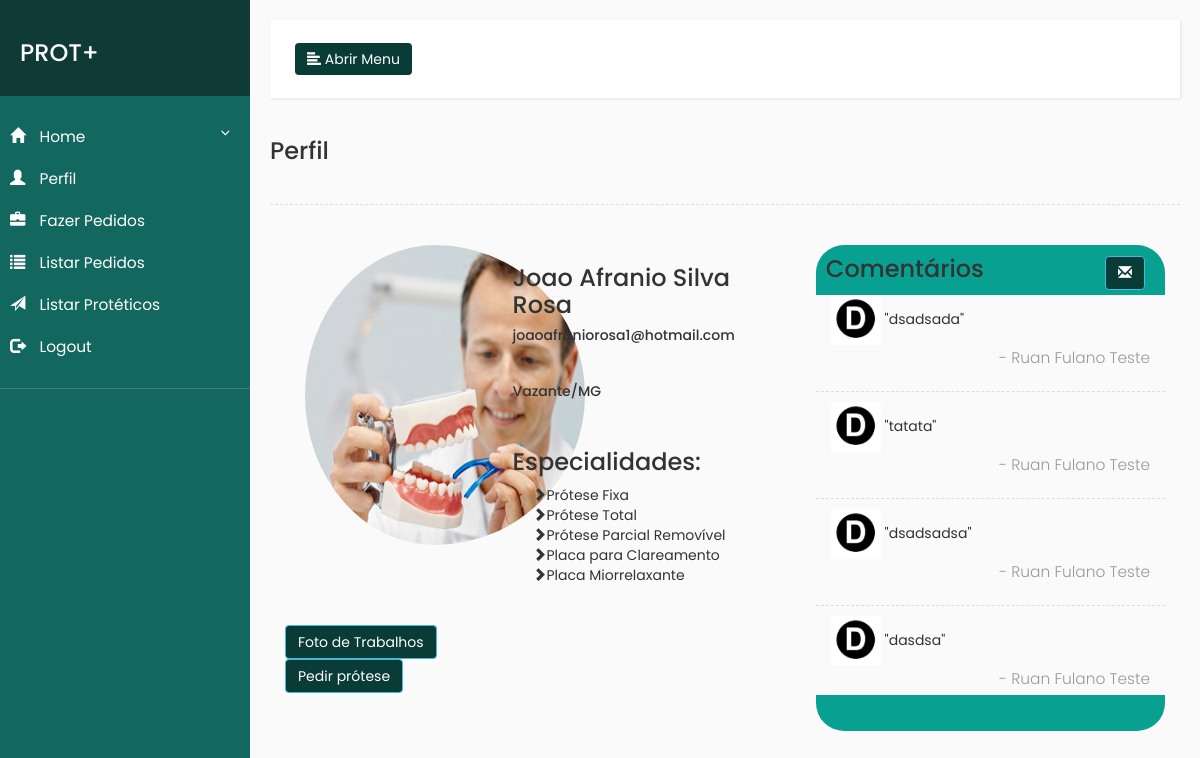
The app's page /perfProteticoVISUALIZAR.php?login=joao (signed in) with its own data.
### tables this page shows
CREATE TABLE `comentario` (
  `dentista` varchar(500) NOT NULL,
  `protetico` varchar(500) NOT NULL,
  `comentario` varchar(500) NOT NULL,
  `nomeDentista` varchar(500) NOT NULL
);

### perfProteticoVISUALIZAR.php (the view, shortened to what this page needs)
<!DOCTYPE html>
<html>
    <head>
        <?php
        include("conecta.php");
        $loginProtetico = $_GET["login"];
        $consulta1 = "SELECT * FROM login WHERE login = '$loginProtetico'";
        $con1 = $conexao ->query($consulta1) or die ($con1->error);
        $dado1 = $con1->fetch_array();
        $consulta = "SELECT comentario, dentista, nomeDentista FROM comentario WHERE protetico = '$loginProtetico'";
        $con = $conexao ->query($consulta) or die ($con->error);
        ?>
        <link rel="stylesheet" href="https://maxcdn.bootstrapcdn.com/bootstrap/3.3.7/css/bootstrap.min.css">
        <link rel="stylesheet" href="css/sidebar.css">
    </head>
    <body>
        <div class="wrapper">
            <nav id="sidebar">
                <div class="sidebar-header">
                    <h3>PROT+</h3>
                </div>
                <ul class="list-unstyled components">
                    <li>
                        <a href="#homeSubmenu" data-toggle="collapse" aria-expanded="false">
                            <i class="glyphicon glyphicon-home"></i>
                            Home
                        </a>
                    </li>
                    <li>
                        <a href="#">
                            <i class="glyphicon glyphicon-user"></i>
                            Perfil
                        </a>
                    </li>
                    <li>
                        <a href="pedidosDentista.php">
                            <i class="glyphicon glyphicon-briefcase"></i>
                            Fazer Pedidos
                        </a>
                    </li>
                    <li>
                        <a href="listaPedidos.php">
                            <i class="glyphicon glyphicon-list"></i>
                            Listar Pedidos
                        </a>
                    </li>
                    <li>
                        <a href="listaProtetico.php?estado=">
                            <i class="glyphicon glyphicon-send"></i>
                            Listar Protéticos
                        </a>
                    </li>
                    <li>
                        <a href="logout.php">
                            <i class="glyphicon glyphicon-log-out"></i>
                            Logout
                        </a>
                    </li>
                </ul>
            </nav>
            <div id="content" style="width: 100%;">
                <nav class="navbar navbar-default">
                    <div class="container-fluid">
                        <div class="navbar-header">
                            <button type="button" id="sidebarCollapse" class="btn btn-info navbar-btn">
                                <i class="glyphicon glyphicon-align-left"></i>
                                <span>Abrir Menu</span>
                            </button>
                        </div>
                        <div class="collapse navbar-collapse" id="bs-example-navbar-collapse-1">
                        </div>
                    </div>
                </nav>
                <h3>Perfil</h3>
                <div class="line"></div>
                    <div class="container-fluid">
                        <div  class="row">
                                <div class="col-md-3">
                                    <img src="imgs/perfilProtetico.jpg" style="padding-left: 20px;width: 300px;height: 300px;border-radius: 50%;">
                                    <br><br><br><br><br>
                                    <button class="btn btn-info">Foto de Trabalhos</button>
                                    <button class="btn btn-info">Pedir prótese</button><br><br>
                                </div>
                                <div class="col-md-4">
                                    <h3><?php echo $dado1["nome"]?></h3>
                                    <h5><?php echo $dado1["email"]?></h5>
                                    <br>
                                    <h5><?php echo $dado1["cidade"]?>/<?php echo $dado1["estado"]?></h5>
                                    <br>
                                    <h3>Especialidades:</h3>
                                    <ul style="padding-left: 20px;">
                                    <li class="semBullet"><i class="glyphicon glyphicon-chevron-right"></i>Prótese Fixa</li>
                                    <li class="semBullet"><i class="glyphicon glyphicon-chevron-right"></i>Prótese Total</li>
                                    <li class="semBullet"><i class="glyphicon glyphicon-chevron-right"></i>Prótese Parcial Removível</li>
                                    <li class="semBullet"><i class="glyphicon glyphicon-chevron-right"></i>Placa para Clareamento</li>
                                    <li class="semBullet"><i class="glyphicon glyphicon-chevron-right"></i>Placa Miorrelaxante</li>
                                    </ul>
                                </div>
                                <div class="col-md-5">
                                <div style="background: #08a191;border-top-left-radius: 2em;border-top-right-radius: 2em;padding-bottom: 2px;padding-top: 1px;">
                                <h3 style="margin-top: 10px;margin-left: 10px;">Comentários  <button data-toggle="modal" data-target="#modalComentario" style="float: right;margin-right: 20px;" class="btn btn-info"><i class="glyphicon glyphicon-envelope"></i></button></h3>
                                </div>
                                <div style="overflow: auto;width: 100%;height: 400px;">
                                <?php while($dado = $con->fetch_array()){?>
                                <div class="container-fluid">
                                <img style="width: 50px;height: auto;" src="imgs/d.png">
                                <?php
                                $dentista = $dado["dentista"];
                                $consulta3 = "SELECT nome FROM login WHERE login = '$dentista'";
                                $con3 = $conexao ->query($consulta3) or die ($con3->error);
                                $dado3 = $con3->fetch_array();
                                ?>
                                "<?php echo $dado["comentario"];?>"<br>      <p style="text-align: right">- <?php echo $dado3["nome"]; ?></p>
                                </div>
                                <div style="margin: 10px 0;" class="line"></div>
                                <?php } ?>
                                </div>
                                <div style="background: #08a191;border-bottom-left-radius: 2em;border-bottom-right-radius: 2em;padding-bottom: 35px;padding-top: 1px;">
                                </div>
                                </div>
                        </div>
                    </div>
                </div>
        </div>
    </body>
</html>

### css/sidebar.css (style rules this page uses)
body { font-family: 'Poppins', sans-serif; background: #fafafa; }
.btn-info { background: #093c36; }
p { font-family: 'Poppins', sans-serif; font-size: 1.1em; font-weight: 300; line-height: 1.7em; color: #999; }
a, a:hover, a:focus { color: inherit; text-decoration: none; transition: all 0.3s; }
.navbar { padding: 15px 10px; background: #fff; border: none; border-radius: 0; margin-bottom: 40px; box-shadow: 1px 1px 3px rgba(0, 0, 0, 0.1); }
.navbar-btn { box-shadow: none; outline: none !important; border: none; }
.line { width: 100%; height: 1px; border-bottom: 1px dashed #ddd; margin: 40px 0; }
i, span { display: inline-block; }
.wrapper { display: flex; align-items: stretch; }
#sidebar { min-width: 250px; max-width: 250px; background: #12675e; color: #fff; transition: all 0.3s; }
#sidebar ul li a { text-align: left; }
#sidebar .sidebar-header { padding: 20px; background: #0f3a35; }
#sidebar ul.components { padding: 20px 0; border-bottom: 1px solid #47748b; }
#sidebar ul li a { padding: 10px; font-size: 1.1em; display: block; }
#sidebar ul li a i { margin-right: 10px; }
a[data-toggle="collapse"] { position: relative; }
a[aria-expanded="false"]::before, a[aria-expanded="true"]::before { content: '\e259'; display: block; position: absolute; right: 20px; font-family: 'Glyphicons Halflings'; font-size: 0.6em; }
#content { padding: 20px; min-height: 100vh; transition: all 0.3s; max-width: 100%; }

### perfProteticoVISUALIZAR.php (style rules this page uses)
.semBullet { list-style-type: none; }

### records on screen
comentario: comentario "dsadsada", login.nome "Ruan Fulano Teste"
comentario: comentario "tatata", login.nome "Ruan Fulano Teste"
comentario: comentario "dsadsadsa", login.nome "Ruan Fulano Teste"
comentario: comentario "dasdsa", login.nome "Ruan Fulano Teste"

### other values on screen
$dado1["nome"] "Joao Afranio Silva Rosa"
$dado1["email"] "joaoafraniorosa1@hotmail.com"
$dado1["cidade"] "Vazante"
$dado1["estado"] "MG"
